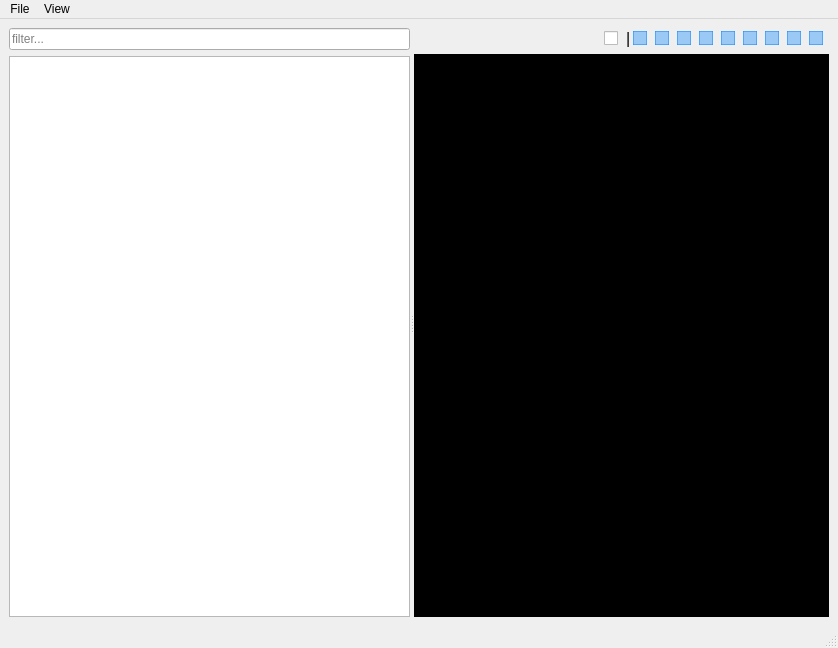
<?xml version="1.0" encoding="UTF-8"?>
<ui version="4.0">
 <class>MainWindow</class>
 <widget class="QMainWindow" name="MainWindow">
  <property name="geometry">
   <rect>
    <x>0</x>
    <y>0</y>
    <width>838</width>
    <height>648</height>
   </rect>
  </property>
  <action name="actionUndo">
   <property name="text">
    <string>Undo</string>
   </property>
   <property name="shortcut">
    <string>Ctrl+Z</string>
   </property>
  </action>
  <action name="actionRedo">
   <property name="text">
    <string>Redo</string>
   </property>
   <property name="shortcut">
    <string>Ctrl+Y</string>
   </property>
   <property name="shortcut">
    <string>Ctrl+Shift+Z</string>
   </property>
  </action>
  <property name="windowTitle">
   <string>MainWindow</string>
  </property>
  <widget class="QWidget" name="centralwidget">
   <layout class="QGridLayout" name="gridLayout">
    <item row="0" column="0">
     <widget class="QSplitter" name="splitter">
      <property name="orientation">
       <enum>Qt::Horizontal</enum>
      </property>
      <widget class="QWidget" name="layoutWidget">
       <layout class="QVBoxLayout" name="verticalLayout">
        <item>
         <widget class="QLineEdit" name="filterEdit">
          <property name="text">
           <string/>
          </property>
          <property name="maxLength">
           <number>16</number>
          </property>
          <property name="placeholderText">
           <string>filter...</string>
          </property>
         </widget>
        </item>
        <item>
         <widget class="QListWidget" name="listWidget">
          <property name="maximumSize">
           <size>
            <width>16777215</width>
            <height>16777215</height>
           </size>
          </property>
          <property name="contextMenuPolicy">
           <enum>Qt::CustomContextMenu</enum>
          </property>
         </widget>
        </item>
       </layout>
      </widget>
      <widget class="QWidget" name="layoutWidget1">
       <layout class="QVBoxLayout" name="verticalLayout_2">
        <item>
         <layout class="QHBoxLayout" name="horizontalLayout_2">
          <property name="spacing">
           <number>2</number>
          </property>
          <item>
           <spacer name="horizontalSpacer">
            <property name="orientation">
             <enum>Qt::Horizontal</enum>
            </property>
            <property name="sizeHint" stdset="0">
             <size>
              <width>40</width>
              <height>20</height>
             </size>
            </property>
           </spacer>
          </item>
          <item>
           <widget class="QCheckBox" name="lockInstancesCheck">
            <property name="maximumSize">
             <size>
              <width>28</width>
              <height>16777215</height>
             </size>
            </property>
            <property name="toolTip">
             <string>Lock all instances in place</string>
            </property>
            <property name="styleSheet">
             <string notr="true">QCheckbox {
	spacing: 0px;
}

QCheckBox::indicator {
    image: url(:/images/icons/lock.png);
	border: 1px solid rgba(30, 144, 255, 0.0);
	width: 26px;
	height: 26px;
}

QCheckBox::indicator:unchecked:hover {
	background: rgba(30, 144, 255, 0.2);
	border: 1px solid rgba(30, 144, 255, 0.4);
}

QCheckBox::indicator:checked {
	background: rgba(30, 144, 255, 0.4);
	border:1px solid rgba(30, 144, 255, 0.6);
}

QCheckBox::indicator:checked:hover {
	background: rgba(30, 144, 255, 0.5);
	border:1px solid rgba(30, 144, 255, 0.7);
}

</string>
            </property>
            <property name="text">
             <string/>
            </property>
            <property name="checked">
             <bool>false</bool>
            </property>
           </widget>
          </item>
          <item>
           <widget class="QLabel" name="label">
            <property name="maximumSize">
             <size>
              <width>16777215</width>
              <height>28</height>
             </size>
            </property>
            <property name="font">
             <font>
              <pointsize>12</pointsize>
             </font>
            </property>
            <property name="text">
             <string>|</string>
            </property>
           </widget>
          </item>
          <item>
           <widget class="QCheckBox" name="viewCreatureCheck">
            <property name="maximumSize">
             <size>
              <width>28</width>
              <height>16777215</height>
             </size>
            </property>
            <property name="toolTip">
             <string>Show Creatures</string>
            </property>
            <property name="styleSheet">
             <string notr="true">QCheckbox {
	spacing: 0px;
}

QCheckBox::indicator {
    image: url(:/images/icons/k1/creature.png);
	border: 1px solid rgba(30, 144, 255, 0.0);
	width: 26px;
	height: 26px;
}

QCheckBox::indicator:unchecked:hover {
	background: rgba(30, 144, 255, 0.2);
	border: 1px solid rgba(30, 144, 255, 0.4);
}

QCheckBox::indicator:checked {
	background: rgba(30, 144, 255, 0.4);
	border:1px solid rgba(30, 144, 255, 0.6);
}

QCheckBox::indicator:checked:hover {
	background: rgba(30, 144, 255, 0.5);
	border:1px solid rgba(30, 144, 255, 0.7);
}

</string>
            </property>
            <property name="text">
             <string/>
            </property>
            <property name="checked">
             <bool>true</bool>
            </property>
           </widget>
          </item>
          <item>
           <widget class="QCheckBox" name="viewDoorCheck">
            <property name="maximumSize">
             <size>
              <width>28</width>
              <height>16777215</height>
             </size>
            </property>
            <property name="toolTip">
             <string>Show Doors</string>
            </property>
            <property name="styleSheet">
             <string notr="true">QCheckBox::indicator {
    image: url(:/images/icons/k1/door.png);
	border: 1px solid rgba(30, 144, 255, 0.0);
	width: 26px;
	height: 26px;
}

QCheckBox::indicator:unchecked:hover {
	background: rgba(30, 144, 255, 0.2);
	border: 1px solid rgba(30, 144, 255, 0.4);
}

QCheckBox::indicator:checked {
	background: rgba(30, 144, 255, 0.4);
	border:1px solid rgba(30, 144, 255, 0.6);
}

QCheckBox::indicator:checked:hover {
	background: rgba(30, 144, 255, 0.5);
	border:1px solid rgba(30, 144, 255, 0.7);
}

</string>
            </property>
            <property name="text">
             <string/>
            </property>
            <property name="checked">
             <bool>true</bool>
            </property>
           </widget>
          </item>
          <item>
           <widget class="QCheckBox" name="viewPlaceableCheck">
            <property name="maximumSize">
             <size>
              <width>28</width>
              <height>16777215</height>
             </size>
            </property>
            <property name="toolTip">
             <string>Show Placeables</string>
            </property>
            <property name="styleSheet">
             <string notr="true">QCheckBox::indicator {
    image: url(:/images/icons/k1/placeable.png);
	border: 1px solid rgba(30, 144, 255, 0.0);
	width: 26px;
	height: 26px;
}

QCheckBox::indicator:unchecked:hover {
	background: rgba(30, 144, 255, 0.2);
	border: 1px solid rgba(30, 144, 255, 0.4);
}

QCheckBox::indicator:checked {
	background: rgba(30, 144, 255, 0.4);
	border:1px solid rgba(30, 144, 255, 0.6);
}

QCheckBox::indicator:checked:hover {
	background: rgba(30, 144, 255, 0.5);
	border:1px solid rgba(30, 144, 255, 0.7);
}

</string>
            </property>
            <property name="text">
             <string/>
            </property>
            <property name="checked">
             <bool>true</bool>
            </property>
           </widget>
          </item>
          <item>
           <widget class="QCheckBox" name="viewStoreCheck">
            <property name="maximumSize">
             <size>
              <width>28</width>
              <height>16777215</height>
             </size>
            </property>
            <property name="toolTip">
             <string>Show Merchants</string>
            </property>
            <property name="styleSheet">
             <string notr="true">QCheckBox::indicator {
    image: url(:/images/icons/k1/merchant.png);
	border: 1px solid rgba(30, 144, 255, 0.0);
	width: 26px;
	height: 26px;
}

QCheckBox::indicator:unchecked:hover {
	background: rgba(30, 144, 255, 0.2);
	border: 1px solid rgba(30, 144, 255, 0.4);
}

QCheckBox::indicator:checked {
	background: rgba(30, 144, 255, 0.4);
	border:1px solid rgba(30, 144, 255, 0.6);
}

QCheckBox::indicator:checked:hover {
	background: rgba(30, 144, 255, 0.5);
	border:1px solid rgba(30, 144, 255, 0.7);
}

</string>
            </property>
            <property name="text">
             <string/>
            </property>
            <property name="checked">
             <bool>true</bool>
            </property>
           </widget>
          </item>
          <item>
           <widget class="QCheckBox" name="viewSoundCheck">
            <property name="maximumSize">
             <size>
              <width>28</width>
              <height>16777215</height>
             </size>
            </property>
            <property name="toolTip">
             <string>Show Sounds</string>
            </property>
            <property name="styleSheet">
             <string notr="true">QCheckBox::indicator {
    image: url(:/images/icons/k1/sound.png);
	border: 1px solid rgba(30, 144, 255, 0.0);
	width: 26px;
	height: 26px;
}

QCheckBox::indicator:unchecked:hover {
	background: rgba(30, 144, 255, 0.2);
	border: 1px solid rgba(30, 144, 255, 0.4);
}

QCheckBox::indicator:checked {
	background: rgba(30, 144, 255, 0.4);
	border:1px solid rgba(30, 144, 255, 0.6);
}

QCheckBox::indicator:checked:hover {
	background: rgba(30, 144, 255, 0.5);
	border:1px solid rgba(30, 144, 255, 0.7);
}

</string>
            </property>
            <property name="text">
             <string/>
            </property>
            <property name="checked">
             <bool>true</bool>
            </property>
           </widget>
          </item>
          <item>
           <widget class="QCheckBox" name="viewWaypointCheck">
            <property name="maximumSize">
             <size>
              <width>28</width>
              <height>16777215</height>
             </size>
            </property>
            <property name="toolTip">
             <string>Show Waypoints</string>
            </property>
            <property name="styleSheet">
             <string notr="true">QCheckBox::indicator {
    image: url(:/images/icons/k1/waypoint.png);
	border: 1px solid rgba(30, 144, 255, 0.0);
	width: 26px;
	height: 26px;
}

QCheckBox::indicator:unchecked:hover {
	background: rgba(30, 144, 255, 0.2);
	border: 1px solid rgba(30, 144, 255, 0.4);
}

QCheckBox::indicator:checked {
	background: rgba(30, 144, 255, 0.4);
	border:1px solid rgba(30, 144, 255, 0.6);
}

QCheckBox::indicator:checked:hover {
	background: rgba(30, 144, 255, 0.5);
	border:1px solid rgba(30, 144, 255, 0.7);
}

</string>
            </property>
            <property name="text">
             <string/>
            </property>
            <property name="checked">
             <bool>true</bool>
            </property>
           </widget>
          </item>
          <item>
           <widget class="QCheckBox" name="viewCameraCheck">
            <property name="maximumSize">
             <size>
              <width>28</width>
              <height>16777215</height>
             </size>
            </property>
            <property name="toolTip">
             <string>Show Cameras</string>
            </property>
            <property name="styleSheet">
             <string notr="true">QCheckBox::indicator {
    image: url(:/images/icons/k1/camera.png);
	border: 1px solid rgba(30, 144, 255, 0.0);
	width: 26px;
	height: 26px;
}

QCheckBox::indicator:unchecked:hover {
	background: rgba(30, 144, 255, 0.2);
	border: 1px solid rgba(30, 144, 255, 0.4);
}

QCheckBox::indicator:checked {
	background: rgba(30, 144, 255, 0.4);
	border:1px solid rgba(30, 144, 255, 0.6);
}

QCheckBox::indicator:checked:hover {
	background: rgba(30, 144, 255, 0.5);
	border:1px solid rgba(30, 144, 255, 0.7);
}

</string>
            </property>
            <property name="text">
             <string/>
            </property>
            <property name="checked">
             <bool>true</bool>
            </property>
           </widget>
          </item>
          <item>
           <widget class="QCheckBox" name="viewEncounterCheck">
            <property name="maximumSize">
             <size>
              <width>28</width>
              <height>16777215</height>
             </size>
            </property>
            <property name="toolTip">
             <string>Show Encounters</string>
            </property>
            <property name="styleSheet">
             <string notr="true">QCheckBox::indicator {
    image: url(:/images/icons/k1/encounter.png);
	border: 1px solid rgba(30, 144, 255, 0.0);
	width: 26px;
	height: 26px;
}

QCheckBox::indicator:unchecked:hover {
	background: rgba(30, 144, 255, 0.2);
	border: 1px solid rgba(30, 144, 255, 0.4);
}

QCheckBox::indicator:checked {
	background: rgba(30, 144, 255, 0.4);
	border:1px solid rgba(30, 144, 255, 0.6);
}

QCheckBox::indicator:checked:hover {
	background: rgba(30, 144, 255, 0.5);
	border:1px solid rgba(30, 144, 255, 0.7);
}

</string>
            </property>
            <property name="text">
             <string/>
            </property>
            <property name="checked">
             <bool>true</bool>
            </property>
           </widget>
          </item>
          <item>
           <widget class="QCheckBox" name="viewTriggerCheck">
            <property name="maximumSize">
             <size>
              <width>28</width>
              <height>16777215</height>
             </size>
            </property>
            <property name="toolTip">
             <string>Show Triggers</string>
            </property>
            <property name="styleSheet">
             <string notr="true">QCheckBox::indicator {
    image: url(:/images/icons/k1/trigger.png);
	border: 1px solid rgba(30, 144, 255, 0.0);
	width: 26px;
	height: 26px;
}

QCheckBox::indicator:unchecked:hover {
	background: rgba(30, 144, 255, 0.2);
	border: 1px solid rgba(30, 144, 255, 0.4);
}

QCheckBox::indicator:checked {
	background: rgba(30, 144, 255, 0.4);
	border:1px solid rgba(30, 144, 255, 0.6);
}

QCheckBox::indicator:checked:hover {
	background: rgba(30, 144, 255, 0.5);
	border:1px solid rgba(30, 144, 255, 0.7);
}

</string>
            </property>
            <property name="text">
             <string/>
            </property>
            <property name="checked">
             <bool>true</bool>
            </property>
           </widget>
          </item>
         </layout>
        </item>
        <item>
         <widget class="WalkmeshRenderer" name="renderArea" native="true">
          <property name="sizePolicy">
           <sizepolicy hsizetype="MinimumExpanding" vsizetype="MinimumExpanding">
            <horstretch>0</horstretch>
            <verstretch>0</verstretch>
           </sizepolicy>
          </property>
          <property name="mouseTracking">
           <bool>true</bool>
          </property>
          <property name="focusPolicy">
           <enum>Qt::StrongFocus</enum>
          </property>
          <property name="contextMenuPolicy">
           <enum>Qt::CustomContextMenu</enum>
          </property>
          <property name="styleSheet">
           <string notr="true">background: black;</string>
          </property>
         </widget>
        </item>
       </layout>
      </widget>
     </widget>
    </item>
   </layout>
  </widget>
  <widget class="QMenuBar" name="menubar">
   <property name="geometry">
    <rect>
     <x>0</x>
     <y>0</y>
     <width>838</width>
     <height>22</height>
    </rect>
   </property>
   <widget class="QMenu" name="menuNew">
    <property name="title">
     <string>File</string>
    </property>
    <addaction name="actionNew"/>
    <addaction name="actionOpen"/>
    <addaction name="actionSave"/>
    <addaction name="actionSave_As"/>
    <addaction name="actionRevert"/>
    <addaction name="separator"/>
    <addaction name="actionUndo"/>
    <addaction name="actionRedo"/>
    <addaction name="separator"/>
    <addaction name="actionExit"/>
   </widget>
   <widget class="QMenu" name="menuView">
    <property name="title">
     <string>View</string>
    </property>
    <widget class="QMenu" name="menuWaypointLabels">
     <property name="title">
      <string>Waypoint Labels</string>
     </property>
     <addaction name="actionUseWaypointResRef"/>
     <addaction name="actionUseWaypointName"/>
     <addaction name="actionUseWaypointTag"/>
    </widget>
    <widget class="QMenu" name="menuTriggerLabels">
     <property name="title">
      <string>Trigger Labels</string>
     </property>
     <addaction name="actionUseTriggerResRef"/>
     <addaction name="actionUseTriggerName"/>
     <addaction name="actionUseTriggerTag"/>
    </widget>
    <widget class="QMenu" name="menuDoorLabels">
     <property name="title">
      <string>Door Labels</string>
     </property>
     <addaction name="actionUseDoorResRef"/>
     <addaction name="actionUseDoorName"/>
     <addaction name="actionUseDoorTag"/>
    </widget>
    <widget class="QMenu" name="menuCreatureLabels">
     <property name="title">
      <string>Creature Labels</string>
     </property>
     <addaction name="actionUseCreatureResRef"/>
     <addaction name="actionUseCreatureName"/>
     <addaction name="actionUseCreatureTag"/>
    </widget>
    <widget class="QMenu" name="menuPlaceableLabels">
     <property name="title">
      <string>Placeable Labels</string>
     </property>
     <addaction name="actionUsePlaceableResRef"/>
     <addaction name="actionUsePlaceableName"/>
     <addaction name="actionUsePlaceableTag"/>
    </widget>
    <widget class="QMenu" name="menuMerchantLabels">
     <property name="title">
      <string>Merchant Labels</string>
     </property>
     <addaction name="actionUseMerchantResRef"/>
     <addaction name="actionUseMerchantName"/>
     <addaction name="actionUseMerchantTag"/>
    </widget>
    <widget class="QMenu" name="menuSound_Labels">
     <property name="title">
      <string>Sound Labels</string>
     </property>
     <addaction name="actionUseSoundResRef"/>
     <addaction name="actionUseSoundName"/>
     <addaction name="actionUseSoundTag"/>
    </widget>
    <widget class="QMenu" name="menuEncounterLabels">
     <property name="title">
      <string>Encounter Labels</string>
     </property>
     <addaction name="actionUseEncounterResRef"/>
     <addaction name="actionUseEncounterName"/>
     <addaction name="actionUseEncounterTag"/>
    </widget>
    <addaction name="actionZoomIn"/>
    <addaction name="actionZoomOut"/>
    <addaction name="actionRecentreCamera"/>
    <addaction name="separator"/>
    <addaction name="menuCreatureLabels"/>
    <addaction name="menuDoorLabels"/>
    <addaction name="menuPlaceableLabels"/>
    <addaction name="menuMerchantLabels"/>
    <addaction name="menuSound_Labels"/>
    <addaction name="menuWaypointLabels"/>
    <addaction name="menuEncounterLabels"/>
    <addaction name="menuTriggerLabels"/>
   </widget>
   <addaction name="menuNew"/>
   <addaction name="menuView"/>
  </widget>
  <widget class="QStatusBar" name="statusbar"/>
  <action name="actionNew">
   <property name="text">
    <string>New</string>
   </property>
  </action>
  <action name="actionOpen">
   <property name="text">
    <string>Open</string>
   </property>
  </action>
  <action name="actionSave">
   <property name="text">
    <string>Save</string>
   </property>
  </action>
  <action name="actionSave_As">
   <property name="text">
    <string>Save As</string>
   </property>
  </action>
  <action name="actionRevert">
   <property name="text">
    <string>Revert</string>
   </property>
  </action>
  <action name="actionExit">
   <property name="text">
    <string>Exit</string>
   </property>
  </action>
  <action name="actionZoomIn">
   <property name="text">
    <string>Zoom In</string>
   </property>
  </action>
  <action name="actionZoomOut">
   <property name="text">
    <string>Zoom Out</string>
   </property>
  </action>
  <action name="actionRecentreCamera">
   <property name="text">
    <string>Reset Camera</string>
   </property>
  </action>
  <action name="actionDeleteSelected">
   <property name="text">
    <string>Delete Selected</string>
   </property>
  </action>
  <action name="actionUseWaypointResRef">
   <property name="text">
    <string>ResRef</string>
   </property>
  </action>
  <action name="actionUseWaypointName">
   <property name="text">
    <string>Name</string>
   </property>
  </action>
  <action name="actionUseWaypointTag">
   <property name="text">
    <string>Tag</string>
   </property>
  </action>
  <action name="actionUseTriggerResRef">
   <property name="text">
    <string>ResRef</string>
   </property>
  </action>
  <action name="actionUseTriggerTag">
   <property name="text">
    <string>Tag</string>
   </property>
  </action>
  <action name="actionUseDoorResRef">
   <property name="text">
    <string>ResRef</string>
   </property>
  </action>
  <action name="actionUseDoorTag">
   <property name="text">
    <string>Tag</string>
   </property>
  </action>
  <action name="actionUseCreatureResRef">
   <property name="text">
    <string>ResRef</string>
   </property>
  </action>
  <action name="actionUseCreatureName">
   <property name="text">
    <string>Name</string>
   </property>
  </action>
  <action name="actionUseCreatureTag">
   <property name="text">
    <string>Tag</string>
   </property>
  </action>
  <action name="actionUseDoorName">
   <property name="text">
    <string>Name</string>
   </property>
  </action>
  <action name="actionUseDoorResTag">
   <property name="text">
    <string>Tag (UTD)</string>
   </property>
  </action>
  <action name="actionUseWaypointResName">
   <property name="text">
    <string>Name (UTW)</string>
   </property>
  </action>
  <action name="actionUseWaypointResTag">
   <property name="text">
    <string>Tag (UTW)</string>
   </property>
  </action>
  <action name="actionUseTriggerName">
   <property name="text">
    <string>Name</string>
   </property>
  </action>
  <action name="actionUseTriggerResTag">
   <property name="text">
    <string>Tag (UTT)</string>
   </property>
  </action>
  <action name="actionUsePlaceableResRef">
   <property name="text">
    <string>ResRef</string>
   </property>
  </action>
  <action name="actionUsePlaceableTag">
   <property name="text">
    <string>Tag</string>
   </property>
  </action>
  <action name="actionUsePlaceableName">
   <property name="text">
    <string>Name</string>
   </property>
  </action>
  <action name="actionUseMerchantResRef">
   <property name="text">
    <string>ResRef</string>
   </property>
  </action>
  <action name="actionUseMerchantName">
   <property name="text">
    <string>Name</string>
   </property>
  </action>
  <action name="actionUseMerchantTag">
   <property name="text">
    <string>Tag</string>
   </property>
  </action>
  <action name="actionUseSoundResRef">
   <property name="text">
    <string>ResRef</string>
   </property>
  </action>
  <action name="actionUseSoundName">
   <property name="text">
    <string>Name</string>
   </property>
  </action>
  <action name="actionUseSoundTag">
   <property name="text">
    <string>Tag</string>
   </property>
  </action>
  <action name="actionUseEncounterResRef">
   <property name="text">
    <string>ResRef</string>
   </property>
  </action>
  <action name="actionUseEncounterName">
   <property name="text">
    <string>Name</string>
   </property>
  </action>
  <action name="actionUseEncounterTag">
   <property name="text">
    <string>Tag</string>
   </property>
  </action>
 </widget>
 <customwidgets>
  <customwidget>
   <class>WalkmeshRenderer</class>
   <extends>QWidget</extends>
   <header location="global">toolset.gui.widgets.renderer.walkmesh</header>
   <container>1</container>
  </customwidget>
 </customwidgets>
 <resources>
  <include location="../../resources/resources.qrc"/>
 </resources>
 <connections/>
</ui>
